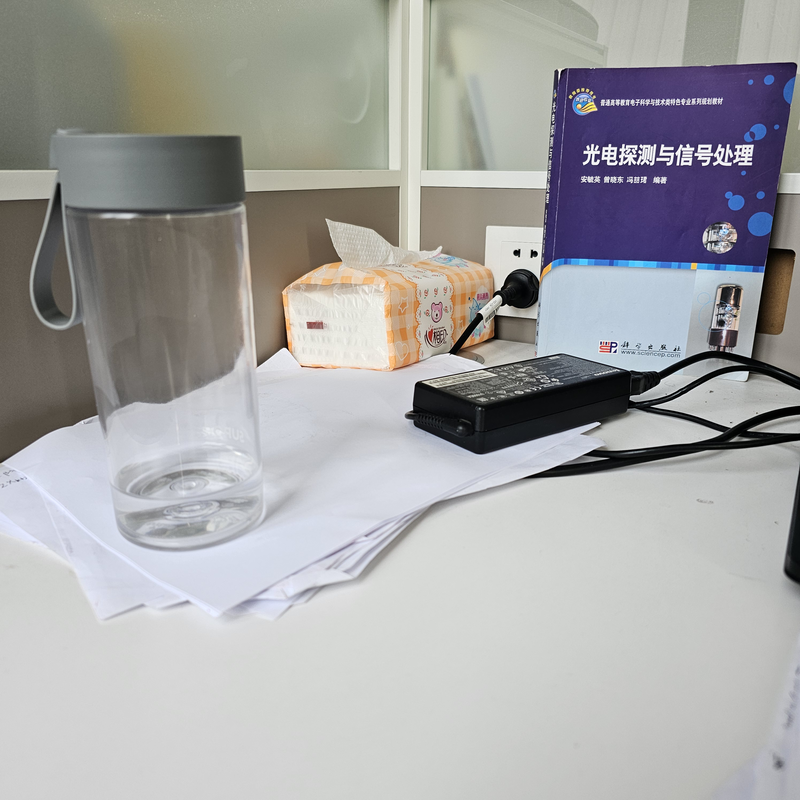
#> input picture 计算机视觉实践-练习5/left/left.png, 800 x 800 px
$ jupyter execute SGBM.ipynb
#> lines starting #> are read from the running program, lines starting #| are printed output that depends on the picture
[cell 1]
import numpy as np
import cv2
from matplotlib import pyplot as plt

imgL = cv2.imread('./left/left.png')
#> imgL is the input picture: shape (800, 800, 3); mean B, G, R 165.7, 165.8, 165.9
imgR = cv2.imread('./right/right.png')
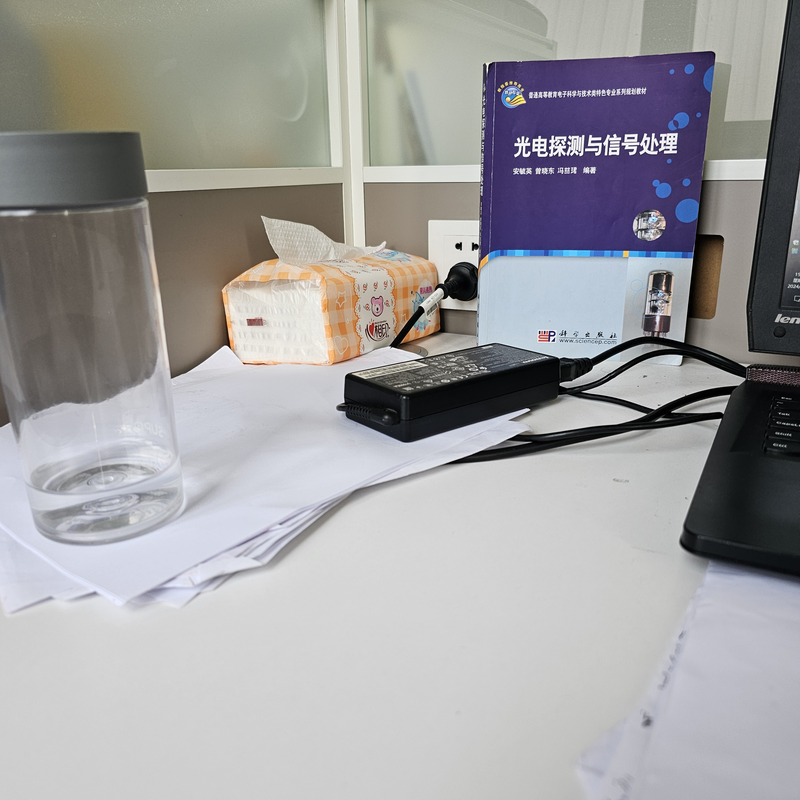
#> input picture 计算机视觉实践-练习5/right/right.png, 800 x 800 px
#> imgR is the input picture: shape (800, 800, 3); mean B, G, R 160.2, 159.2, 160.2

# disparity range tuning
window_size = 3
min_disp = 0
#num_disp = 256 - min_disp

stereo = cv2.StereoSGBM_create(
    minDisparity=0,#最小视差值
    numDisparities=32, # 视差范围，16的整数倍max_disp has to be dividable by 16 f. E. HH 192, 256
    blockSize=3,#匹配块大小
    P1=8* 3 * window_size ** 2,#控制视差平滑度
    # wsize default 3; 5; 7 for SGBM reduced size image; 15 for SGBM full size image (1300px and above); 5 Works nicely
    P2=32 * 3 * window_size ** 2,#控制视差平滑度，P2大于P1
    disp12MaxDiff=2,#左右一致性检查允许的最大视差差异
    uniquenessRatio=16,#唯一性检查时的阈值
    speckleWindowSize=3,#消除噪声斑点时的窗口大小
    speckleRange=2,#消除噪声斑点时的最大视差变化
    preFilterCap=100,#预处理截断梯度值的上限
    mode=cv2.STEREO_SGBM_MODE_SGBM_3WAY
)
disparity = stereo.compute(imgL, imgR).astype(np.float32) / 16.0
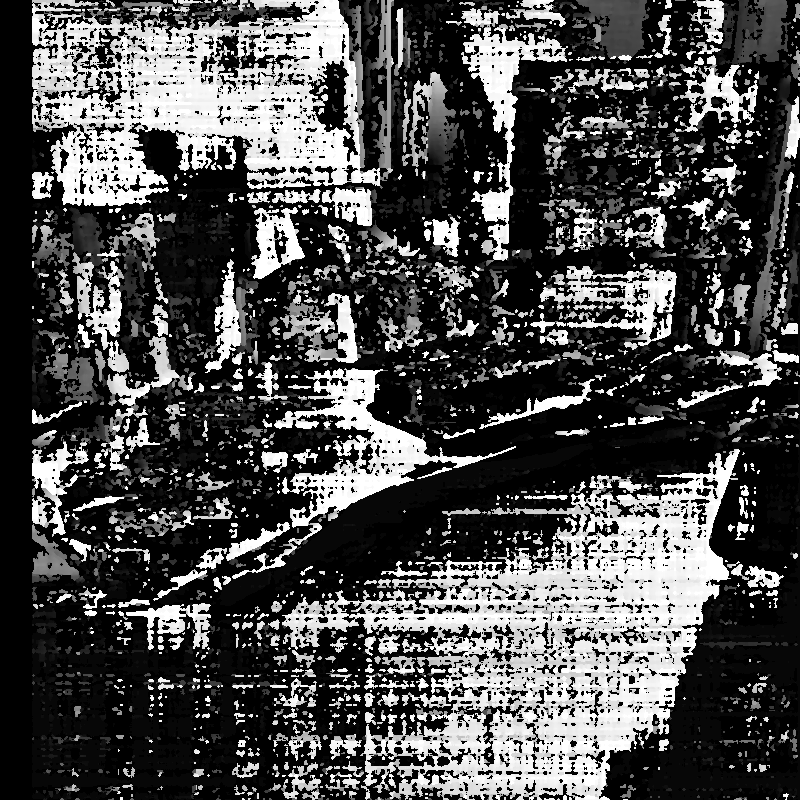
#> disparity: shape (800, 800) float32; min -1, max 31, mean 8.8; drawn with min black and max white
plt.imshow(imgL, 'gray')
plt.show()
plt.imshow(imgR, 'gray')
plt.show()
plt.imshow(disparity, 'gray')
plt.show()
